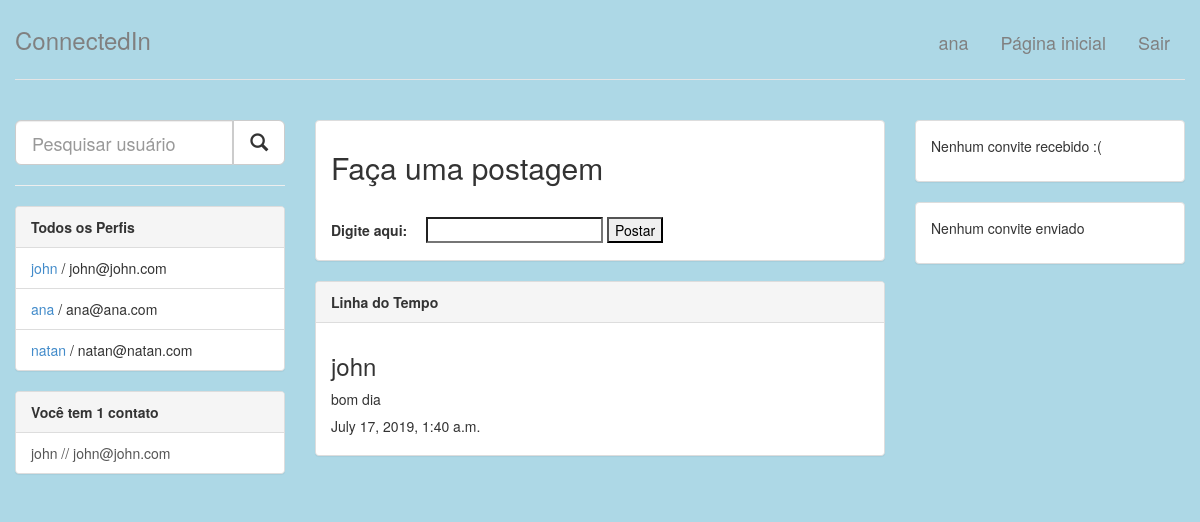
Screenshot of / (signed in) with the database file from the repository.
### perfis/models.py (models this page shows, shortened)
class Perfil(models.Model):
    nome = models.CharField(max_length=255, null=False)
    telefone = models.CharField(max_length=15, null=False)
    nome_empresa = models.CharField(max_length=255, null=False)
    contatos = models.ManyToManyField('self')
    usuario_id = models.OneToOneField(User, related_name='perfil',
                                   on_delete=models.CASCADE)
    @property
    def email(self):
        return self.usuario_id.email
    @property
    def timeline(self):
        lista_postagens = []
        postagens_ordenadas = Post.objects.all()[::-1]
        for i in postagens_ordenadas:
            if i.perfil in self.contatos.all() or i.perfil.id == self.id:
                lista_postagens.append(i)
        return lista_postagens
    @property
    def superuser(self):
        return self.usuario_id.is_superuser

class Post(models.Model):
    perfil = models.ForeignKey(Perfil, on_delete=models.CASCADE, related_name='perfil_postagem')
    data_postagem = models.DateTimeField(auto_now_add=True)
    postagem = models.CharField(max_length=255)
    def __str__(self):
        return self.postagem

### perfis/views.py (the view)
# urls.py: path('', views.index, name='index'),
@login_required
def index(request):
    form = PostForm()
    perfil_logado = get_perfil_logado(request)
    timeline = perfil_logado.timeline
    return render(request, 'index.html',
                  {'perfis': Perfil.objects.all(),
                   'perfil_logado': perfil_logado,
                   'form': form,
                   'timeline': timeline})

### perfis/form_post.py
class PostForm(forms.Form):
    postagem = forms.CharField(label='postagem', max_length=1000)

### perfis/views.py (called while the page is built)
@login_required
def get_perfil_logado(request):
    return request.user.perfil

### perfis/templates/index.html (shortened to what this page needs)
{% extends "base.html" %}
{% block body %}
<div class="row">
    <nav class="col-lg-3">
        <form>
            <div class="input-group input-group-lg">
              <input type="text" class="form-control" placeholder="Pesquisar usuário">
              <div class="input-group-btn">
                <button class="btn btn-default" type="submit"><i class="glyphicon glyphicon-search"></i></button>
              </div>
            </div>
        </form>
        <hr>
        <div class="panel panel-default">
            <div class="panel-heading">
                <strong>Todos os Perfis</strong>
            </div>
            {% if perfis %}
            <ul class="list-group">
                {% for perfil in perfis %}
                    <li class="list-group-item">
                        <a href="{% url 'exibir' perfil.id %}">{{ perfil.nome }}</a>
                        / {{ perfil.email }}
                    </li>
                {% endfor %}
            </ul>
            {% else %}
                <p>Nenhum Perfil encontrado</p>
            {% endif %}
        </div>
        <div class="panel panel-default">
            {% with total_de_contatos=perfil_logado.contatos.count %}
                {% if total_de_contatos %}
                    <div class="panel-heading">
                        <strong>Você tem {{total_de_contatos}}
                        contato{{ total_de_contatos|pluralize }}</strong>
                    </div>
                    <ul class="list-group">
                        {% for contato in perfil_logado.contatos.all %}
                            <a href="{% url 'exibir' contato.id %}"
                                class="list-group-item">{{ contato.nome }} // {{ contato.email }}</a>
                        {% endfor %}
                    </ul>
                {% else %}
                    <div class="panel-body">
                        <p>Você não possui contatos no momento :(</p>
                    </div>
                {% endif %}
            {% endwith %}
        </div>
    </nav>
    <div class="col-lg-6">
        <div class="panel panel-default">
            <form action="{% url 'add_post' %}" method="post">
                <h2 class="panel-heading">Faça uma postagem</h2>
                <label class="panel-body" for="postagem">Digite aqui: </label>
                <input id="postagem" type="text" name="postagem">
                <button type="submit" value="Postar">Postar</button>
            </form>
        </div>
        <div class="panel panel-default">
            {% with total=timeline.count %}
                {% if timeline %}
                    <div class="panel-heading">
                        <strong>Linha do Tempo</strong>
                    </div>
                    <ul class="list-group">
                        {% for postagem in timeline %}
                        <li class="list-group-item">
                            <h3> {{ postagem.perfil.nome }} </h3>
                            <p>{{ postagem }}</p>
                            <h5>{{postagem.data_postagem}}</h5>
                        </li>
                        {% endfor %}
                    </ul>
                {% else %}
                    <div class="panel-body">
                        <p>Nenhuma postagem a exibir :(</p>
                    </div>
                {% endif %}
            {% endwith %}
        </div>
    </div>
    <aside class="col-lg-3">
        <div class="panel panel-default">
            {% with total_de_convites=perfil_logado.convites_recebidos.count %}
                {% if total_de_convites %}
                    <div class="panel-heading">
                        <strong>Você tem {{ total_de_convites }}
                        convite{{ total_de_convites|pluralize }}
                        aguardando aprovação</strong>
                    </div>
                    <ul class="list-group">
                        {% for convite in perfil_logado.convites_recebidos.all %}
                            <li class="list-group-item">
                                {{convite.solicitante.nome}}
                                <a href="{% url 'recusar' convite.id %}" class="badge btn">recusar</a>
                                <a href="{% url 'aceitar' convite.id %}" class="badge btn">aceitar</a>
                            </li>
                        {% endfor %}
                    </ul>
                {% else %}
                    <div class="panel-body">
                        <p>Nenhum convite recebido :(</p>
                    </div>
                {% endif %}
            {% endwith %}
        </div>
        <div class="panel panel-default">
            {% with total_de_convites=perfil_logado.convites_feitos.count %}
                {% if total_de_convites %}
                    <div class="panel-heading">
                        <strong>Convites enviados</strong>
                    </div>
                    <ul class="list-group">
                        {% for convite in perfil_logado.convites_feitos.all %}
                            <li class="list-group-item">
                                {{convite.convidado.nome}}
                                <a href="{% url 'recusar' convite.id %}" class="badge btn">cancelar</a>
                            </li>
                        {% endfor %}
                    </ul>
                {% else %}
                    <div class="panel-body">
                        <p>Nenhum convite enviado</p>
                    </div>
                {% endif %}
            {% endwith %}
        </div>
    </aside>
</div>
{% endblock %}

### perfis/templates/base.html (shortened to what this page needs)
{% load staticfiles %}
<!DOCTYPE html>
<html lang="pt">
    <head>
        <link href="{% static 'styles/bootstrap.css' %}" rel="stylesheet">
        <link href="{% static 'styles/main.css' %}" rel="stylesheet">
    </head>
    <body style="background-color:Lightblue;">
        <div class="col-lg-12">
            <div class="header">
                <ul class="nav nav-pills pull-right">
                    <li title="Perfil"><a href="{% url 'exibir' perfil_logado.id %}"><font color="gray" size="4px">{{ perfil_logado.nome }}</font></a></li>
                    <li><a href="{% url 'index' %}"><font color="gray" size="4px">Página inicial</font></a></li>
                    <li onclick="return confirm('Deseja sair do connectedIn?');"><a href="/logout/"><font color="gray" size="4px">Sair</font></a></li>
                </ul>
                <h3><font color="gray">ConnectedIn</font></h3>
            </div>
            <div class="row content">
                {% block body %}
                {% endblock %}
            </div>
        </div>
    </body>
</html>

### perfis/static/styles/main.css (style rules this page uses)
body { padding-top: 20px; padding-bottom: 20px; }
.header, .content, .footer { padding-left: 15px; padding-right: 15px; }
.header { border-bottom: 1px solid #e5e5e5; }
.header h3 { margin-top: 0; margin-bottom: 0; line-height: 40px; padding-bottom: 19px; }
.content { margin: 40px 0; }
@media screen and (min-width: 768px) { .header, .content, .footer { padding-left: 0; padding-right: 0; } }
@media screen and (min-width: 768px) { .header { margin-bottom: 30px; } }

### rows the page displays
Perfil: nome "ana", email "ana@ana.com"
Perfil: nome "john", email "john@john.com"
Perfil: nome "natan", email "natan@natan.com"
Post: perfil.nome "john", postagem "bom dia", data_postagem "July 17, 2019, 1:40 a.m."

### other values shown
{{ total_de_contatos }} "1"
